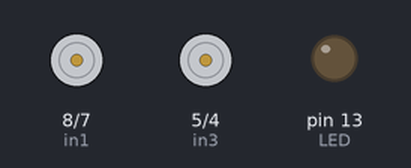
Recording of a sketch running on a simulated Arduino Uno, built with avr-gcc and run on an emulated ATmega328P. Shown: motor-driver pin pairs drawn as motors (green arrow = first pin HIGH = forward, orange = second pin HIGH = backward, longer = more drive, scaled by the enable pin), output pins drawn as LEDs (lit = HIGH). What the sketch prints to the serial monitor is not drawn.

Above: at 1.0 s.
At 3.0 s:
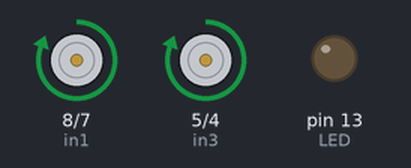
Timing chart, 0 to 5.2 s (numbered marks = the images above):
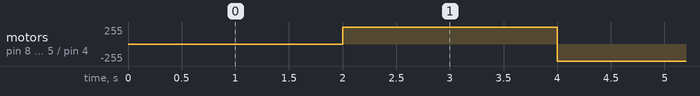

The sketch:

DongCoDC.ino
```cpp
//in1, in2 thuoc enA
//tu code them
int enA = 9;
int in1 = 8;
int in2 = 7;
//in3, in4 thuoc enB
int enB = 3;
int in3 = 5;
int in4 = 4;

int LIGHT = 0;
int val = 0;
int LED = 13;
void setup() {
  pinMode(enA, OUTPUT);
  pinMode(in1, OUTPUT);
  pinMode(in2, OUTPUT);
  pinMode(enB, OUTPUT);
  pinMode(in3, OUTPUT);
  pinMode(in4, OUTPUT);
  Serial.begin(9600);
  pinMode(LED,OUTPUT);
  digitalWrite(in3, LOW);
  digitalWrite(in4, LOW);
}

void loop() {
    Serial.println("quay");
    delay(2000);
    forward(255);
    delay(2000);
    backward(255);
}

void forward(int speed){
  analogWrite(enA, speed);
  digitalWrite(in1,HIGH);
  digitalWrite(in2, LOW);
  analogWrite(enB, speed);
  digitalWrite(in3,HIGH);
  digitalWrite(in4, LOW);
}
void backward(int speed){
  analogWrite(enA, speed);
  digitalWrite(in1,LOW);
  digitalWrite(in2, HIGH);
  analogWrite(enB, speed);
  digitalWrite(in3, LOW);
  digitalWrite(in4, HIGH);
}


// void stop(int speed){
//   digitalWrite(in3,LOW);
//   digitalWrite(in4,LOW);
// }
// void turnR(int speed){
//   analogWrite(enA, speed);
//   analogWrite(enA, speed);
//   digitalWrite(in3,LOW);
//   digitalWrite(in4,LOW);
// }
// void turnL(int speed){
//   analogWrite(enA, speed);
//   analogWrite(enA, speed);
//   digitalWrite(in3,HIGH);
//   digitalWrite(in4,LOW);
// }
```

Measured:
- by itself, motor on pin 8 (in1) / pin 7 (in2), motor on pin 5 (in3) / pin 4 (in4): alternates forward 255/255 for 2.0 s and backward 255/255 for 2.0 s
